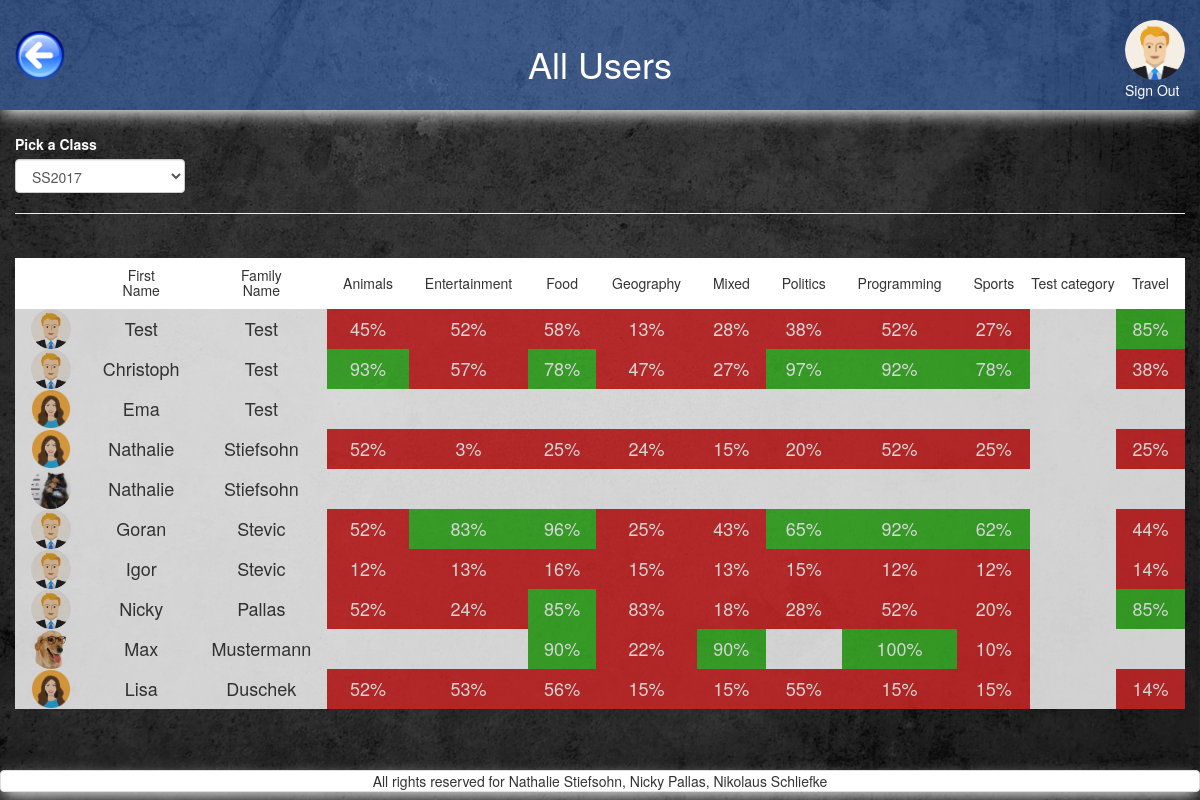
/admin_all_users.php?class_id=1 (signed in), run on the app's committed database.
### tables this page shows
CREATE TABLE `users` (
  `id` int(11) NOT NULL,
  `FK_avatars` int(11) NOT NULL,
  `FK_classes` int(11) NOT NULL DEFAULT '1',
  `email` varchar(255) NOT NULL,
  `password` varchar(255) NOT NULL,
  `first_name` varchar(255) NOT NULL,
  `family_name` varchar(255) NOT NULL,
  `date_of_birth` date NOT NULL DEFAULT '1993-07-30'
);

CREATE TABLE `avatars` (
  `id` int(11) NOT NULL,
  `location` varchar(255) NOT NULL
);

CREATE TABLE `categories` (
  `id` int(11) NOT NULL,
  `category` varchar(13) NOT NULL,
  `image` varchar(255) NOT NULL DEFAULT 'default.png',
  `amount_questions` int(11) NOT NULL DEFAULT '8',
  `tries` int(11) NOT NULL DEFAULT '5',
  `passed_at` decimal(3,2) NOT NULL DEFAULT '0.60'
);

### includes/start_session_admin.php (called while the page is built, shortened)
<?php
	require_once 'dbconnect.php';
$res=mysqli_query($con, "SELECT first_name, family_name, date_of_birth, users.id AS user_id, avatars.location AS avatar, avatars.id AS avatar_id, email FROM users
 	JOIN avatars ON users.FK_avatars=avatars.id
 	WHERE users.id=".$_SESSION['user']);
	 $userRow=mysqli_fetch_array($res);
	 $user_avatar = $userRow['avatar'];
?>

### query/all_classes_query.php (called while the page is built, shortened)
<?php
$query_classes = "
    SELECT
        *
    FROM `classes`
    order by start_date ASC
";
$res_classes = mysqli_query($con, $query_classes);
?>

### query/categories_query.php (called while the page is built)
<?php
$query_all_categories = "
    SELECT
        *
    FROM `categories`
    order by category ASC
";
$res_all_categories = mysqli_query($con, $query_all_categories);
?>

### query/all_users_query.php (called while the page is built)
<?php
$query_all_users = "
    SELECT
        users.id, first_name, family_name, email, location as avatar
    FROM `users`
    join avatars on users.fk_avatars=avatars.id
    where
    	users.FK_classes=".$selected_class_id."
    ORDER BY
        family_name DESC;
";
$res_all_users = mysqli_query($con, $query_all_users);
?>

### query/score_per_cat_per_user.php (called while the page is built)
<?php
$query_scores_per_cat_per_user = "
    SELECT category, t1.scores AS scores
    FROM categories
    left JOIN quizzes as t1 ON categories.id=t1.FK_categories
    left JOIN quizzes AS t2
      ON t1.FK_users = t2.FK_users
        AND t1.FK_categories = t2.FK_categories
        AND t1.end_timestamp < t2.end_timestamp
    WHERE t2.FK_users IS NULL
    and t1.fk_categories = ".$category_id." and t1.FK_users=".$all_users_id."
    order by category ASC"
;
$res_scores_per_cat_per_user = mysqli_query($con, $query_scores_per_cat_per_user);
$count_scores_per_cat_per_user = mysqli_num_rows($res_scores_per_cat_per_user);
?>

### admin_all_users.php (the view, shortened to what this page needs)
<?php
require_once('includes/start_session_admin.php');
?>
<?php
	if(isset($_GET['class_id'])){
		$selected_class_id=$_GET['class_id'];
	} else {
    	$count_active_classes = 0;
	}
?>
<!DOCTYPE html>
<html>
<head>
	<?php
require_once('includes/head_tag.php');
	?>
</head>
<body>
<div id="wrap">
  <div id="main" class="container-fluid clear-top">
	<header class="row shadow" id="header">
			<div class="col-xs-3">
				<a href="home_admin.php">
					<img alt="back_button" src="pictures/back_button.png" id="back_button"/>
				</a>
			</div>
			<div class="col-xs-6 white text-center margin-top">
                <h1 class="heading_font">All Users</h1>
            </div>
        <?php
        echo'
            <div class="col-xs-3">
                <a href="logout.php?logout" class="pull-right">
                    <img class="img-circle show_avatar border" src="'.$user_avatar.'" alt="avatar" id="avatar_img"><br>
                    Sign Out
                </a>
            </div>';
        ?>
	</header>
	<div class="row">
		<main class="col-xs-12">
			<section class="row">
				<div class="col-xs-12 margin-top">
					<div class="row">
						<div class="col-xs-12 col-sm-2">
					<label class="white">Pick a Class</label>
					<select class="form-control" id="class" name="class">
					<?php
						require_once('query/all_classes_query.php');
				                while ($row_classes  = mysqli_fetch_array($res_classes)){
				                    $class = $row_classes['name'];
				                    $class_id = $row_classes['id'];
					                    if(isset($_GET['class_id'])){
					                    	if ($class_id==$selected_class_id) {
						                    	echo "<option value='".$class_id."' selected='selected
						                    	'>".$class."</option>";
						                    } else {
						                    	echo "<option value='".$class_id."'>".$class."</option>";
						                    }
					                	}
				                }
					 ?>
					</select>
						</div>
					</div>
					<hr>
				</div>
				<div class="col-xs-12 margin-top">
				<div class="table-responsive">
                        <table class="table-hover text-center" id="all_users_table">
                            <thead>
                                <tr id="white_background">
                                	<th class="text-center"></th>
                                	<th class="text-center"><h5>First<br>Name</h5></th>
                                	<th class="text-center"><h5>Family<br>Name</h5></th>
                                    <?php
										require('query/categories_query.php');
						                while ($row_categories  = mysqli_fetch_array($res_all_categories)){
						                    $category = $row_categories['category'];
						                    echo '
									<th class="text-center"><h5>'.$category.'</h5></th>
						                    ';
						                }
					                ?>
                                </tr>
                            </thead>
                            <tbody>
                                 <?php
                        include_once('query/all_users_query.php');
                        while ($row_all_users  = mysqli_fetch_array($res_all_users)){
                        	$all_users_id = $row_all_users['id'];
 							$first_name = $row_all_users['first_name'];
 							$family_name = $row_all_users['family_name'];
 							$avatar = $row_all_users['avatar'];
                            echo '
                                <tr>
                                	<td><img src="'.$avatar.'" class="img-circle all_users_img" alt="'.$first_name.' '.$family_name.'"></td>
                                    <td><h4>'.$first_name.'</h4></td>
                                    <td><h4>'.$family_name.'</h4></td>
                                    ';
                            require('query/categories_query.php');
			                while ($row_all_categories  = mysqli_fetch_array($res_all_categories)){
			                    $category_id=$row_all_categories['id'];
			                    $passed_at = $row_all_categories['passed_at'];
			                   require('query/score_per_cat_per_user.php');
			                   if ($count_scores_per_cat_per_user>0){
					                while ($row_scores_per_cat_per_user  = mysqli_fetch_array($res_scores_per_cat_per_user)){
					                    $score = $row_scores_per_cat_per_user['scores'];
					                    if($score<0 || $score>100){
					                    	echo'
											<td class=""><h4>error</h4></td>
						       				';
					                    } else {
					       				if ($score>=$passed_at){
					       					$passed="green_background";
					       				} else {
					       					$passed="red_background";
					       				}
						       				echo'
											<td class="'.$passed.'"><h4>'.($score*100).'%</h4></td>
						       				';
					       				}
					                }
				                } else {
				                	echo'
											<td class=""><h4></h4></td>
						       				';
				                }
						    }
                            echo '
                                </tr>
                                ';
                        }
                        ?>
                            </tbody>
                        </table>
                    </div>
			</section>
		</main>
	</div>
  </div>
</div>
	<?php
require_once('includes/footer.php');
	?>
</body>
</html>

### css/style.css (style rules this page uses)
header h1 { position: relative; }
#avatar_img { margin-top:20px; height: 60px; }
#back_button { margin-top:30px; height: 50px; }
#header { background-color: rgba(77,141,255,0.4); height: 110px; }
#header a:link { color: white; }
body { content: ""; background: url("../pictures/grey_background.jpg"); background-size: 100% 100%; background-repeat: repeat; top: 0; left: 0; bottom: 0; right: 0; position: absolute; z-index: -1; }
.shadow { -webkit-box-shadow: 0px 6px 16px -3px rgba(255,255,255,1); -moz-box-shadow: 0px 6px 16px -3px rgba(255,255,255,1); box-shadow: 0px 6px 16px -3px rgba(255,255,255,1); }
.margin-top { margin-top: 2%; }
table { width: 100%; }
tbody { background-color: white; opacity: 0.8; }
.red_background { background-color: #d32727; color:white; }
.green_background { background-color: #39b526; color:white; }
.white { color: white; }
#all_users_table td, #all_users_table th { width: 1%; }
.all_users_img { width: 40px; }

### includes/head_tag.php (style rules this page uses)
html, body { height: 100%; }
#white_background { background-color: white; opacity: 1 !important; }
#wrap { min-height: 100%; }
#main { overflow:auto; padding-bottom:50px; }

### data on the page
users: FK_avatars.location (picture), first_name "Goran", family_name "Stevic"
categories: category "Animals", score "45", score "93", score "52", score "12"
categories: category "Entertainment", score "52", score "57", score "3", score "83", score "13", score "24", score "53"
categories: category "Food", score "58", score "78", score "25", score "96", score "16", score "85", score "90", score "56"
categories: category "Geography", score "13", score "47", score "24", score "25", score "15", score "83", score "22"
categories: category "Mixed", score "28", score "27", score "15", score "43", score "13", score "18", score "90"
categories: category "Politics", score "38", score "97", score "20", score "65", score "15", score "28", score "55"
categories: category "Programming", score "52", score "92", score "12", score "100", score "15"
categories: category "Sports", score "27", score "78", score "25", score "62", score "12", score "20", score "10", score "15"
categories: category "Test category"
categories: category "Travel", score "85", score "38", score "25", score "44", score "14"
users: FK_avatars.location (picture), first_name "Test", family_name "Test"
users: FK_avatars.location (picture), first_name "Christoph", family_name "Test"
users: FK_avatars.location (picture), first_name "Ema", family_name "Test"
users: FK_avatars.location (picture), first_name "Nathalie", family_name "Stiefsohn"
users: FK_avatars.location (picture), first_name "Nathalie", family_name "Stiefsohn"
users: FK_avatars.location (picture), first_name "Igor", family_name "Stevic"
users: FK_avatars.location (picture), first_name "Nicky", family_name "Pallas"
users: FK_avatars.location (picture), first_name "Max", family_name "Mustermann"
users: FK_avatars.location (picture), first_name "Lisa", family_name "Duschek"

### other printed values
form field class "SS2017"
